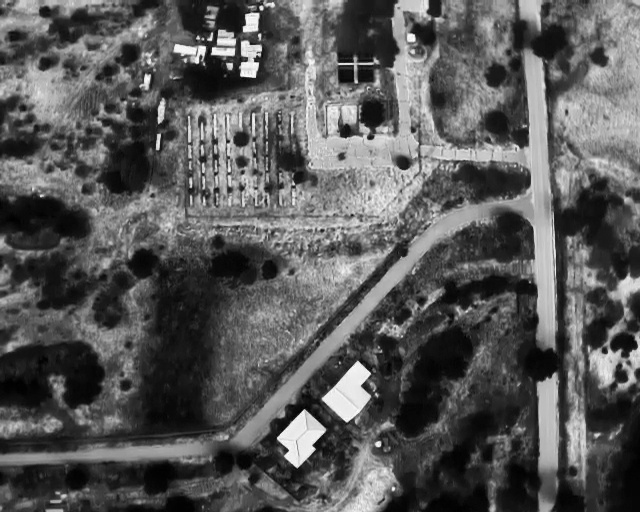
#> input picture images/image.jpg, 640 x 512 px
$ python single_template_matching.py --image images/image.jpg --template images/template.png
#> lines starting #> are read from the running program, lines starting #| are printed output that depends on the picture; long printed decimals are rounded
# import the necessary packages
import argparse
import cv2
from math import asin, atan2, cos, degrees, radians, sin, pi
import time

# construct the argument parser and parse the arguments
ap = argparse.ArgumentParser()
ap.add_argument("-i", "--image", type=str, required=True,
	help="path to input image where we'll apply template matching")
ap.add_argument("-t", "--template", type=str, required=True,
	help="path to template image")
args = vars(ap.parse_args())

# load the input image and template image from disk, then display
# them on our screen
print("[INFO] loading images...")
image = cv2.imread(args["image"])
#> image is the input picture: shape (512, 640, 3); min 0, max 255, mean 88.6
template = cv2.imread(args["template"])
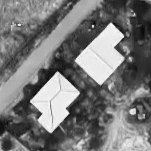
#> input picture images/template.png, 151 x 151 px
#> template is the input picture: shape (151, 151, 3); min 1, max 255, mean 118.7
cv2.imshow("Image", image)
cv2.imshow("Template", template)

# convert both the image and template to grayscale
imageGray = cv2.cvtColor(image, cv2.COLOR_BGR2GRAY)
templateGray = cv2.cvtColor(template, cv2.COLOR_BGR2GRAY)

# perform template matching
print("[INFO] performing template matching...")
result = cv2.matchTemplate(imageGray, templateGray,
	cv2.TM_CCOEFF_NORMED)
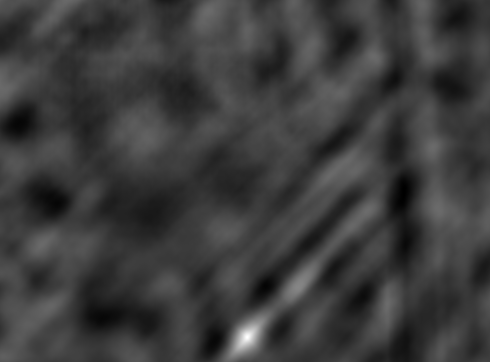
#> result: shape (362, 490) float32; min -0.293, max 0.905, mean -0.00764; drawn with min black and max white
(minVal, maxVal, minLoc, maxLoc) = cv2.minMaxLoc(result)
#> minVal = -0.293; maxVal = 0.905; minLoc = (404, 188); maxLoc = (247, 337)

# determine the starting and ending (x, y)-coordinates of the
# bounding box
(startX, startY) = maxLoc
#> startX = 247; startY = 337
endX = startX + template.shape[1]
#> endX = 398
endY = startY + template.shape[0]
#> endY = 488
# draw the bounding box on the image
TEMPLATE_CENTER_X = startX + template.shape[1]/2
#> TEMPLATE_CENTER_X = 322.5
TEMPLATE_CENTER_Y = startY + template.shape[0]/2
#> TEMPLATE_CENTER_Y = 412.5
cv2.rectangle(image, (startX, startY), (endX, endY), (255, 0, 0), 3)
# find coords of center of main image
IMAGE_CENTER_X = image.shape[1]/2
#> IMAGE_CENTER_X = 320
IMAGE_CENTER_Y = image.shape[0]/2
#> IMAGE_CENTER_Y = 256
# draw dot in the center of an image
cv2.circle(image, (int(IMAGE_CENTER_X), int(IMAGE_CENTER_Y)), 3, (0, 0, 255), 5)
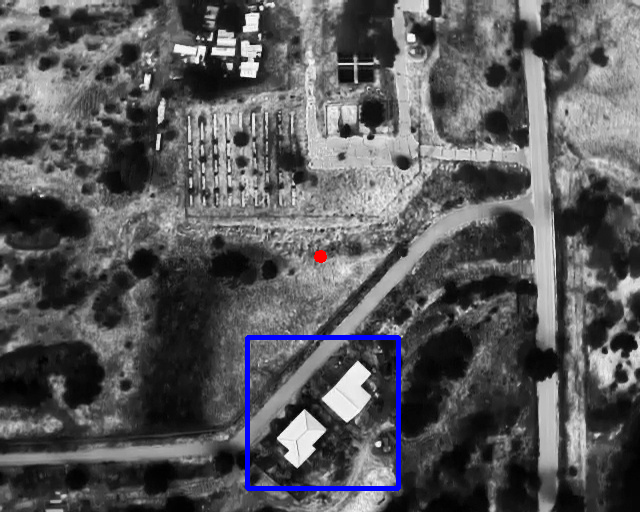
#> image: shape (512, 640, 3); mean B, G, R 90.1, 87.7, 87.8
# show the output image
cv2.imshow("Output", image)
cv2.waitKey(0)

# https://www.google.com.ua/maps/place/50%C2%B036'02.3%22N+30%C2%B039'05.3%22E/@50.6006414,30.6488891,17z/data=!3m1!4b1!4m4!3m3!8m2!3d50.600638!4d30.651464?hl=ru&entry=ttu
TEMPLATE_CENTER_LAT = 50.600638
TEMPLATE_CENTER_LON = 30.651464
AZ = 335

def get_distance_and_angle(x1, y1, x2, y2):
    delta_x = (x1 - x2)
    delta_y = (y1 - y2)
    distance_in_pixels = (delta_y**2 + delta_x**2)**0.5
    distance = distance_in_pixels * 0.00038

    angle_radian = atan2(delta_y, delta_x)
    angle_degrees = 90 - angle_radian*(180/pi)
    return (distance, angle_degrees)

def get_point_at_distance(lat1, lon1, d, bearing, R=6371):
    """
    lat: initial latitude, in degrees
    lon: initial longitude, in degrees
    d: target distance from initial
    bearing: (true) heading in degrees
    R: optional radius of sphere, defaults to mean radius of earth

    Returns new lat/lon coordinate {d}km from initial, in degrees
    """
    lat1 = radians(lat1)
    lon1 = radians(lon1)
    a = radians(bearing)
    lat2 = asin(sin(lat1) * cos(d/R) + cos(lat1) * sin(d/R) * cos(a))
    lon2 = lon1 + atan2(
        sin(a) * sin(d/R) * cos(lat1),
        cos(d/R) - sin(lat1) * sin(lat2)
    )
    return (degrees(lat2), degrees(lon2),)

distance, angle_degrees = get_distance_and_angle(TEMPLATE_CENTER_X, TEMPLATE_CENTER_Y, IMAGE_CENTER_X, IMAGE_CENTER_Y)
#> in get_distance_and_angle, `delta_x = (x1 - x2)`: delta_x = 2.5
#> in get_distance_and_angle, `delta_y = (y1 - y2)`: delta_y = 156.5
#> in get_distance_and_angle, `distance = distance_in_pixels * 0.00038`: distance = 0.0595
#> in get_distance_and_angle, `angle_radian = atan2(delta_y, delta_x)`: angle_radian = 1.55
#> in get_distance_and_angle, `angle_degrees = 90 - angle_radian*(180/pi)`: angle_degrees = 0.915
#> distance = 0.0595; angle_degrees = 0.915

real_angle = AZ - angle_degrees
#> real_angle = 334.1

drone_coords = get_point_at_distance(TEMPLATE_CENTER_LAT, TEMPLATE_CENTER_LON, distance, real_angle)
#> in get_point_at_distance, `a = radians(bearing)`: a = 5.83
#> in get_point_at_distance, `lat2 = asin(sin(lat1) * cos(d/R) + cos(lat1) * sin(d/R) * cos(a))`: lat2 = 0.883
#> in get_point_at_distance, `lon2 = lon1 + atan2( sin(a) * sin(d/R) * cos(lat1), cos(d/R) - sin(lat..`: lon2 = 0.535
#> drone_coords = (50.6, 30.65)
print(drone_coords)
#| (50.601, 30.651)
